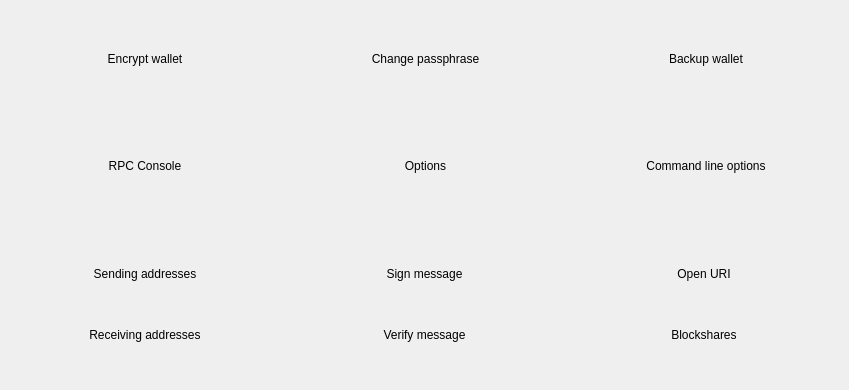
<?xml version="1.0" encoding="UTF-8"?>
<ui version="4.0">
 <class>OtherPage</class>
 <widget class="QWidget" name="OtherPage">
  <property name="geometry">
   <rect>
    <x>0</x>
    <y>0</y>
    <width>849</width>
    <height>390</height>
   </rect>
  </property>
  <property name="maximumSize">
   <size>
    <width>16777215</width>
    <height>390</height>
   </size>
  </property>
  <property name="windowTitle">
   <string>Form</string>
  </property>
  <property name="styleSheet">
   <string notr="true"/>
  </property>
  <widget class="QWidget" name="gridLayoutWidget">
   <property name="geometry">
    <rect>
     <x>10</x>
     <y>240</y>
     <width>831</width>
     <height>131</height>
    </rect>
   </property>
   <layout class="QGridLayout" name="gridLayout">
    <property name="rightMargin">
     <number>2</number>
    </property>
    <property name="horizontalSpacing">
     <number>10</number>
    </property>
    <property name="verticalSpacing">
     <number>2</number>
    </property>
    <item row="0" column="4">
     <widget class="QPushButton" name="bURI">
      <property name="maximumSize">
       <size>
        <width>16777215</width>
        <height>50</height>
       </size>
      </property>
      <property name="styleSheet">
       <string notr="true"/>
      </property>
      <property name="text">
       <string>Open URI</string>
      </property>
      <property name="flat">
       <bool>true</bool>
      </property>
     </widget>
    </item>
    <item row="1" column="0">
     <widget class="QPushButton" name="bReceivingaddresses">
      <property name="minimumSize">
       <size>
        <width>0</width>
        <height>50</height>
       </size>
      </property>
      <property name="styleSheet">
       <string notr="true"/>
      </property>
      <property name="text">
       <string>Receiving addresses</string>
      </property>
      <property name="flat">
       <bool>true</bool>
      </property>
     </widget>
    </item>
    <item row="0" column="0">
     <widget class="QPushButton" name="bSendingaddresses">
      <property name="minimumSize">
       <size>
        <width>0</width>
        <height>50</height>
       </size>
      </property>
      <property name="styleSheet">
       <string notr="true"/>
      </property>
      <property name="text">
       <string>Sending addresses</string>
      </property>
      <property name="flat">
       <bool>true</bool>
      </property>
     </widget>
    </item>
    <item row="0" column="1">
     <widget class="QPushButton" name="bSignmessage">
      <property name="minimumSize">
       <size>
        <width>0</width>
        <height>50</height>
       </size>
      </property>
      <property name="maximumSize">
       <size>
        <width>16777215</width>
        <height>50</height>
       </size>
      </property>
      <property name="styleSheet">
       <string notr="true"/>
      </property>
      <property name="text">
       <string>Sign message</string>
      </property>
      <property name="flat">
       <bool>true</bool>
      </property>
     </widget>
    </item>
    <item row="1" column="1">
     <widget class="QPushButton" name="bVerifymessage">
      <property name="minimumSize">
       <size>
        <width>0</width>
        <height>50</height>
       </size>
      </property>
      <property name="maximumSize">
       <size>
        <width>16777215</width>
        <height>50</height>
       </size>
      </property>
      <property name="styleSheet">
       <string notr="true"/>
      </property>
      <property name="text">
       <string>Verify message</string>
      </property>
      <property name="flat">
       <bool>true</bool>
      </property>
     </widget>
    </item>
    <item row="1" column="4">
     <widget class="QPushButton" name="bBlockshares">
      <property name="maximumSize">
       <size>
        <width>16777215</width>
        <height>50</height>
       </size>
      </property>
      <property name="styleSheet">
       <string notr="true"/>
      </property>
      <property name="text">
       <string>Blockshares</string>
      </property>
      <property name="flat">
       <bool>true</bool>
      </property>
     </widget>
    </item>
   </layout>
  </widget>
  <widget class="QWidget" name="gridLayoutWidget_2">
   <property name="geometry">
    <rect>
     <x>10</x>
     <y>30</y>
     <width>831</width>
     <height>58</height>
    </rect>
   </property>
   <layout class="QGridLayout" name="gridLayout_2">
    <property name="horizontalSpacing">
     <number>10</number>
    </property>
    <property name="verticalSpacing">
     <number>6</number>
    </property>
    <item row="0" column="2">
     <widget class="QPushButton" name="bChange">
      <property name="minimumSize">
       <size>
        <width>0</width>
        <height>50</height>
       </size>
      </property>
      <property name="styleSheet">
       <string notr="true"/>
      </property>
      <property name="text">
       <string>Change passphrase</string>
      </property>
      <property name="flat">
       <bool>true</bool>
      </property>
     </widget>
    </item>
    <item row="0" column="1">
     <widget class="QPushButton" name="bEnc">
      <property name="minimumSize">
       <size>
        <width>0</width>
        <height>50</height>
       </size>
      </property>
      <property name="styleSheet">
       <string notr="true"/>
      </property>
      <property name="text">
       <string>Encrypt wallet</string>
      </property>
      <property name="flat">
       <bool>true</bool>
      </property>
     </widget>
    </item>
    <item row="0" column="3">
     <widget class="QPushButton" name="bBackup">
      <property name="minimumSize">
       <size>
        <width>0</width>
        <height>50</height>
       </size>
      </property>
      <property name="styleSheet">
       <string notr="true"/>
      </property>
      <property name="text">
       <string>Backup wallet</string>
      </property>
      <property name="flat">
       <bool>true</bool>
      </property>
     </widget>
    </item>
   </layout>
  </widget>
  <widget class="QWidget" name="gridLayoutWidget_3">
   <property name="geometry">
    <rect>
     <x>10</x>
     <y>137</y>
     <width>831</width>
     <height>59</height>
    </rect>
   </property>
   <layout class="QGridLayout" name="gridLayout_3">
    <property name="horizontalSpacing">
     <number>10</number>
    </property>
    <item row="0" column="2">
     <widget class="QPushButton" name="bHelp">
      <property name="minimumSize">
       <size>
        <width>0</width>
        <height>50</height>
       </size>
      </property>
      <property name="styleSheet">
       <string notr="true"/>
      </property>
      <property name="text">
       <string>Command line options</string>
      </property>
      <property name="flat">
       <bool>true</bool>
      </property>
     </widget>
    </item>
    <item row="0" column="1">
     <widget class="QPushButton" name="bOptions">
      <property name="minimumSize">
       <size>
        <width>0</width>
        <height>50</height>
       </size>
      </property>
      <property name="styleSheet">
       <string notr="true"/>
      </property>
      <property name="text">
       <string>Options</string>
      </property>
      <property name="flat">
       <bool>true</bool>
      </property>
     </widget>
    </item>
    <item row="0" column="0">
     <widget class="QPushButton" name="bRPC">
      <property name="minimumSize">
       <size>
        <width>0</width>
        <height>50</height>
       </size>
      </property>
      <property name="styleSheet">
       <string notr="true"/>
      </property>
      <property name="text">
       <string>RPC Console</string>
      </property>
      <property name="flat">
       <bool>true</bool>
      </property>
     </widget>
    </item>
   </layout>
  </widget>
 </widget>
 <resources/>
 <connections/>
</ui>
